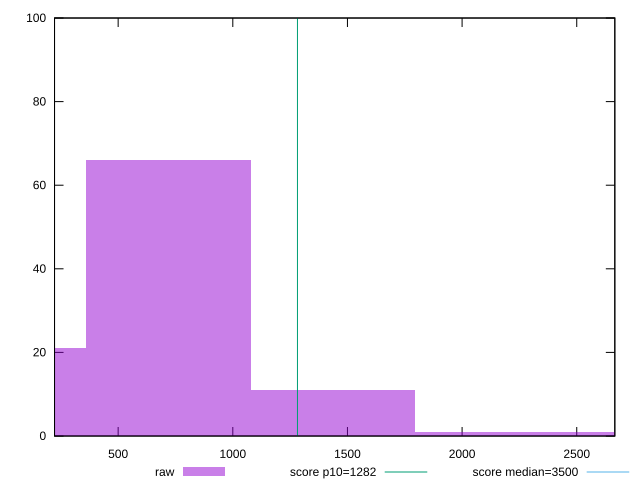

Recreate this plot in gnuplot.
reset

$raw <<EOF
0 21
718.4001804421679 66
1436.8003608843358 11
2873.6007217686715 1
2155.2005413265038 1
EOF

set key outside below
set boxwidth 718.4001804421679
set xrange [222.54:2666.0839999999994]
set yrange [0:100]
set trange [0:100]
set style fill transparent solid 0.5 noborder

set parametric
set terminal svg size 640, 490 enhanced background rgb 'white'
set output "report_00014_2021-02-09T15:56:05.503Z/bootup-time/samples/pages+cached+noadtech+nomedia+nocss/raw/histogram.svg"

plot $raw title "raw" with boxes, \
     1282,t title "score p10=1282", \
     3500,t title "score median=3500"

reset
